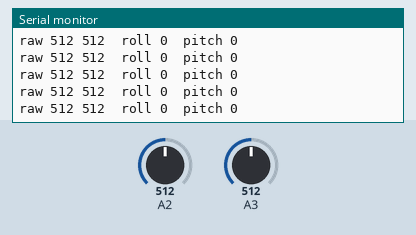
The sketch below on a simulated Arduino Uno, built with avr-gcc and run on an emulated ATmega328P. Parts: the last lines printed to the serial monitor. Inputs (shaded band) come from the test bench; at power-on: A2 = 512, A3 = 512.

Above: at 1.7 s.
1.8 s: A2 set to 542
At 2.01 s:
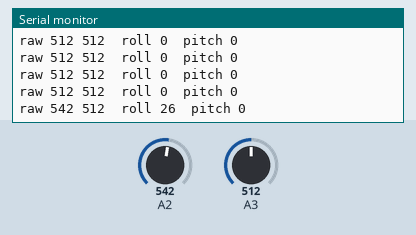
9.3 s: A2 set to 11
At 9.35 s:
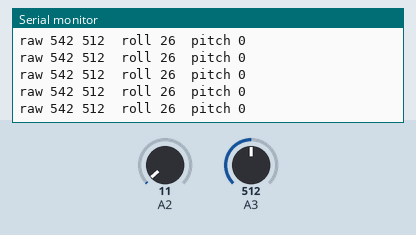
12.3 s: A2 set to 8
At 12.41 s:
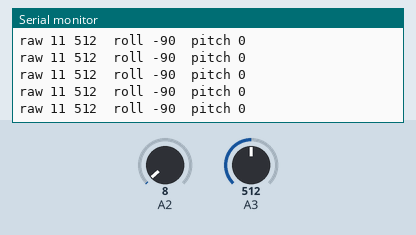
Timing chart, 0 to 14.8 s (numbered marks = the images above; inputs shaded):
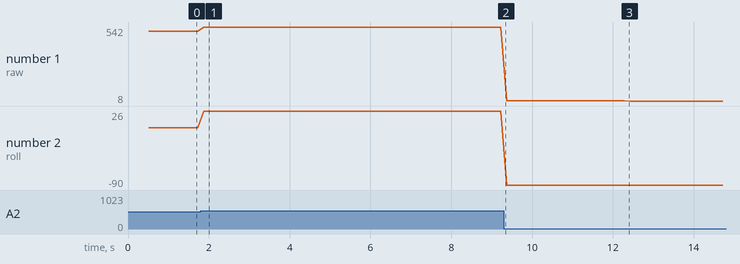

Measured:
- after the input at 1.8 s, the serial monitor: prints a new line after 0.08 s (image 1)
- plotted number 1: 512 → 542 after the input at 1.8 s, 542 → 11 after the input at 9.3 s, 11 → 8 after the input at 12.3 s
- plotted number 2: 0 → 26 after the input at 1.8 s, 26 → -90 after the input at 9.3 s

The sketch:

t6_tilt.ino
```cpp
// Module test 6: LilyPad accelerometer (X = A2, Y = A3, powered from 3.3 V)
// Keep the pod flat at power-up; that reading becomes zero.
// Pass: zero reads about 320-355; tilting each way passes +-30 degrees.
// To measure countsPerG, stand the pod on its left edge: X raw minus xZero = 1 g.

const uint8_t TILT_X = A2, TILT_Y = A3;
float countsPerG = 68.0;                 // replace with the measured value
int xZero, yZero;

int readAvg(uint8_t pin) {
  long s = 0;
  for (byte i = 0; i < 8; i++) s += analogRead(pin);
  return s / 8;
}

float toDeg(int counts) {
  return asin(constrain(counts / countsPerG, -1.0, 1.0)) * 57.2958;
}

void setup() {
  Serial.begin(9600);
  delay(500);
  xZero = readAvg(TILT_X);
  yZero = readAvg(TILT_Y);
  Serial.print("zero "); Serial.print(xZero); Serial.print(' '); Serial.println(yZero);
}

void loop() {
  int x = readAvg(TILT_X), y = readAvg(TILT_Y);
  Serial.print("raw ");     Serial.print(x); Serial.print(' '); Serial.print(y);
  Serial.print("  roll ");  Serial.print(toDeg(x - xZero), 0);
  Serial.print("  pitch "); Serial.println(toDeg(y - yZero), 0);
  delay(150);
}
```
